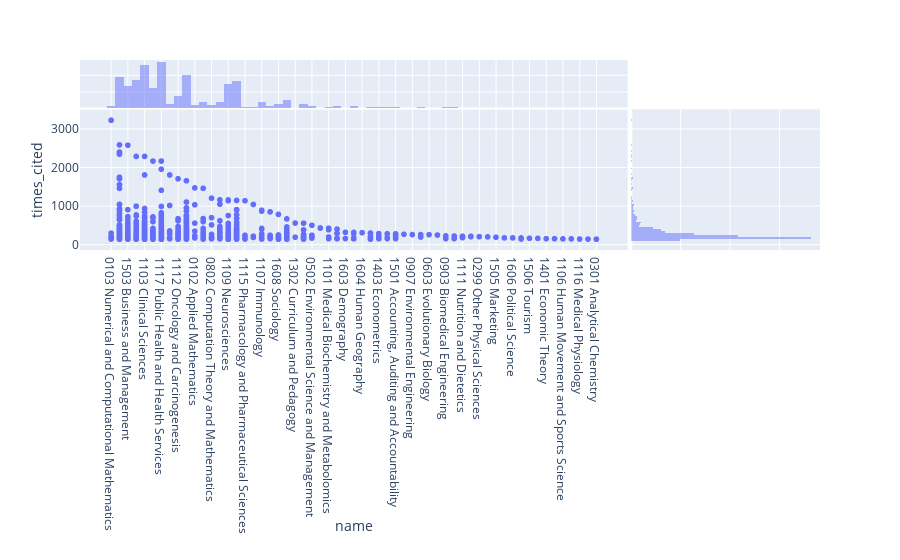

Notebook code for this chart:
### Markdown cell above
#### Distribution of pubs research areas codes for top 1000 cited publications

### Code cell
df = json_normalize(data.publications, record_path='FOR', meta=['doi', 'title', 'times_cited', ['journal', 'title']], errors='ignore' )
px.scatter(df, x="name", y="times_cited", marginal_x="histogram", marginal_y="histogram")

### Figure 1 — Plotly figure (JSON) as saved in the notebook; plotly's stock layout.template omitted (floating-point values rounded to 4 significant figures; data arrays with more than 128 entries replaced by an {"elided": "..."} marker saying what was removed)
{"data": [{"hoverlabel": {"namelength": 0}, "hovertemplate": "name=%{x}<br>times_cited=%{y}", "legendgroup": "", "marker": {"color": "#636efa", "symbol": "circle"}, "mode": "markers", "name": "", "showlegend": false, "type": "scattergl", "uid": "7c94b4bc-82cb-40c7-97fc-a0af748f1082", "x": {"elided": "1119 str values"}, "xaxis": "x", "y": {"elided": "1119 int values"}, "yaxis": "y"}, {"alignmentgroup": "True", "bingroup": "x", "hoverlabel": {"namelength": 0}, "hovertemplate": "name=%{x}<br>count=%{y}", "legendgroup": "", "marker": {"color": "#636efa"}, "name": "", "offsetgroup": "", "opacity": 0.5, "showlegend": false, "type": "histogram", "uid": "4d7b001e-a168-4ac0-bbfc-5f6fc6ef7255", "x": {"elided": "1119 str values"}, "xaxis": "x", "yaxis": "y2"}, {"alignmentgroup": "True", "bingroup": "y", "hoverlabel": {"namelength": 0}, "hovertemplate": "times_cited=%{y}<br>count=%{x}", "legendgroup": "", "marker": {"color": "#636efa"}, "name": "", "offsetgroup": "", "opacity": 0.5, "showlegend": false, "type": "histogram", "uid": "2e5b20ec-ec7f-4a75-902b-006fe432dd7a", "xaxis": "x2", "y": {"elided": "1119 int values"}, "yaxis": "y"}], "layout": {"autosize": true, "barmode": "overlay", "legend": {"tracegroupgap": 0}, "margin": {"t": 60}, "xaxis": {"autorange": true, "domain": [0, 0.74], "range": [-3.425, 61.43], "showgrid": true, "title": {"text": "name"}, "type": "category"}, "xaxis2": {"autorange": true, "domain": [0.745, 1], "range": [0, 382.1], "showticklabels": false}, "yaxis": {"autorange": true, "domain": [0, 0.74], "range": [-72.08, 3440.0], "showgrid": true, "title": {"text": "times_cited"}, "type": "linear"}, "yaxis2": {"autorange": true, "domain": [0.745, 1], "range": [0, 146.3], "showticklabels": false}}}
